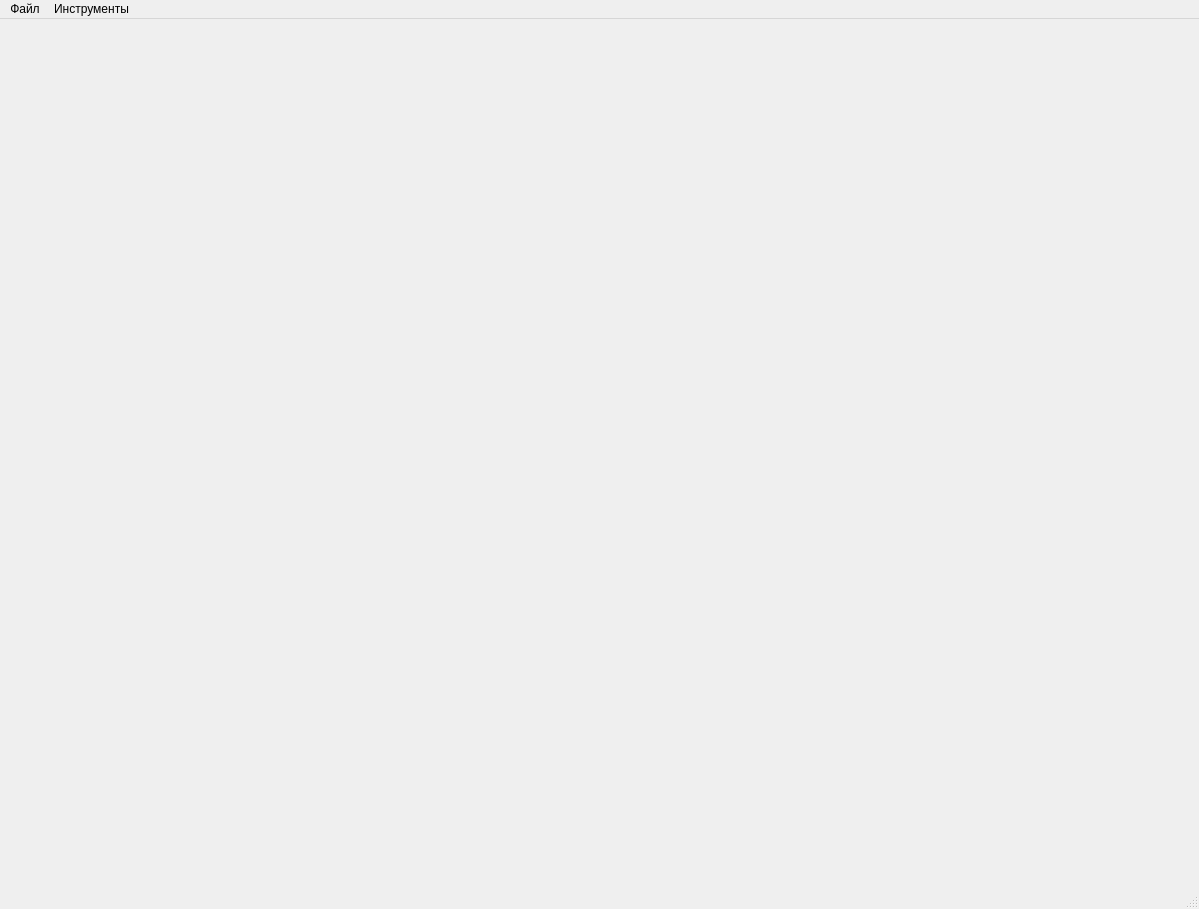
<?xml version="1.0" encoding="UTF-8"?>
<ui version="4.0">
 <class>MainWindow</class>
 <widget class="QMainWindow" name="MainWindow">
  <property name="geometry">
   <rect>
    <x>0</x>
    <y>0</y>
    <width>1199</width>
    <height>909</height>
   </rect>
  </property>
  <property name="windowTitle">
   <string>MainWindow</string>
  </property>
  <widget class="QWidget" name="centralwidget"/>
  <widget class="QMenuBar" name="menubar">
   <property name="geometry">
    <rect>
     <x>0</x>
     <y>0</y>
     <width>1199</width>
     <height>21</height>
    </rect>
   </property>
   <widget class="QMenu" name="menu">
    <property name="title">
     <string>Файл</string>
    </property>
    <addaction name="action"/>
    <addaction name="action_2"/>
    <addaction name="action_3"/>
    <addaction name="action_9"/>
   </widget>
   <widget class="QMenu" name="menu_2">
    <property name="title">
     <string>Инструменты</string>
    </property>
    <widget class="QMenu" name="menu_3">
     <property name="title">
      <string>Кисть</string>
     </property>
     <widget class="QMenu" name="menu_5">
      <property name="title">
       <string>Стиль</string>
      </property>
      <addaction name="action_5"/>
      <addaction name="action_1"/>
      <addaction name="action_8"/>
      <addaction name="action_17"/>
      <addaction name="action_18"/>
     </widget>
     <addaction name="menu_5"/>
    </widget>
    <widget class="QMenu" name="menu_4">
     <property name="title">
      <string>Фигуры</string>
     </property>
     <addaction name="action_10"/>
     <addaction name="action_11"/>
     <addaction name="action_12"/>
     <addaction name="action_13"/>
     <addaction name="action_14"/>
    </widget>
    <widget class="QMenu" name="menu_6">
     <property name="title">
      <string>Размер</string>
     </property>
     <addaction name="action2px"/>
     <addaction name="action4px"/>
     <addaction name="action7px"/>
     <addaction name="action9px"/>
     <addaction name="action12px"/>
     <addaction name="action15px"/>
     <addaction name="action17px"/>
     <addaction name="action20px"/>
     <addaction name="action25px"/>
     <addaction name="action30px"/>
     <addaction name="action35px"/>
     <addaction name="action40px"/>
     <addaction name="action45px"/>
     <addaction name="action50px"/>
    </widget>
    <addaction name="menu_3"/>
    <addaction name="action_6"/>
    <addaction name="action_7"/>
    <addaction name="menu_4"/>
    <addaction name="menu_6"/>
    <addaction name="action_16"/>
   </widget>
   <addaction name="menu"/>
   <addaction name="menu_2"/>
  </widget>
  <widget class="QStatusBar" name="statusbar"/>
  <action name="action">
   <property name="text">
    <string>Главное меню</string>
   </property>
  </action>
  <action name="action_2">
   <property name="text">
    <string>Сохранить</string>
   </property>
  </action>
  <action name="action_3">
   <property name="text">
    <string>Очистить</string>
   </property>
  </action>
  <action name="action_4">
   <property name="text">
    <string>Вставить</string>
   </property>
  </action>
  <action name="action_6">
   <property name="text">
    <string>Заливка</string>
   </property>
  </action>
  <action name="action_7">
   <property name="text">
    <string>Ластик</string>
   </property>
  </action>
  <action name="action_10">
   <property name="text">
    <string>Линия</string>
   </property>
  </action>
  <action name="action_11">
   <property name="text">
    <string>Круг</string>
   </property>
  </action>
  <action name="action_12">
   <property name="text">
    <string>Прямоугольник</string>
   </property>
  </action>
  <action name="action_13">
   <property name="text">
    <string>Закрашенный круг</string>
   </property>
  </action>
  <action name="action_14">
   <property name="text">
    <string>Закрашенный прямоугольник</string>
   </property>
  </action>
  <action name="action_16">
   <property name="text">
    <string>Цвет</string>
   </property>
  </action>
  <action name="action_5">
   <property name="text">
    <string>Обычный стиль</string>
   </property>
  </action>
  <action name="action_1">
   <property name="text">
    <string>Стиль_1</string>
   </property>
  </action>
  <action name="action_8">
   <property name="text">
    <string>Стиль_2</string>
   </property>
  </action>
  <action name="action_17">
   <property name="text">
    <string>Стиль_3</string>
   </property>
  </action>
  <action name="action_18">
   <property name="text">
    <string>Стиль_4</string>
   </property>
  </action>
  <action name="action2px">
   <property name="text">
    <string>2px</string>
   </property>
  </action>
  <action name="action4px">
   <property name="text">
    <string>4px</string>
   </property>
  </action>
  <action name="action7px">
   <property name="text">
    <string>7px</string>
   </property>
  </action>
  <action name="action9px">
   <property name="text">
    <string>9px</string>
   </property>
  </action>
  <action name="action12px">
   <property name="text">
    <string>12px</string>
   </property>
  </action>
  <action name="action15px">
   <property name="text">
    <string>15px</string>
   </property>
  </action>
  <action name="action17px">
   <property name="text">
    <string>17px</string>
   </property>
  </action>
  <action name="action20px">
   <property name="text">
    <string>20px</string>
   </property>
  </action>
  <action name="action25px">
   <property name="text">
    <string>25px</string>
   </property>
  </action>
  <action name="action30px">
   <property name="text">
    <string>30px</string>
   </property>
  </action>
  <action name="action35px">
   <property name="text">
    <string>35px</string>
   </property>
  </action>
  <action name="action40px">
   <property name="text">
    <string>40px</string>
   </property>
  </action>
  <action name="action45px">
   <property name="text">
    <string>45px</string>
   </property>
  </action>
  <action name="action50px">
   <property name="text">
    <string>50px</string>
   </property>
  </action>
  <action name="action_9">
   <property name="text">
    <string>Выход</string>
   </property>
  </action>
 </widget>
 <resources/>
 <connections/>
</ui>
